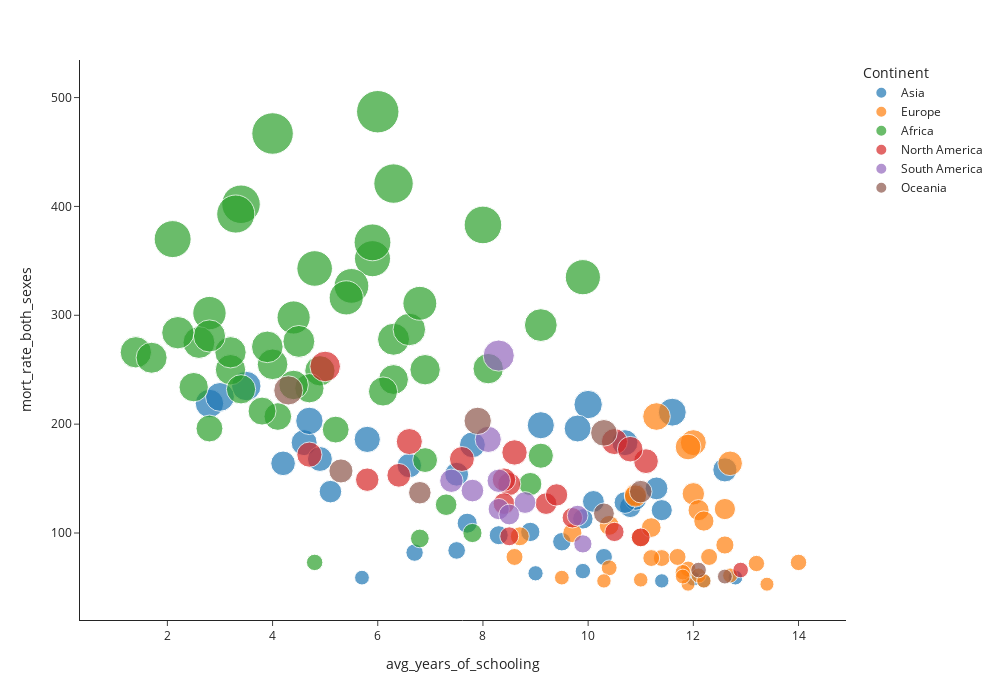

The cell this chart's notebook holds for it:
### Code cell
import plotly.express as px
px.scatter(final_df[final_df['Year']==2013], x='avg_years_of_schooling', y='mort_rate_both_sexes',
           size='mort_rate_both_sexes', size_max=30, color='Continent',
           template='simple_white', width=1000, height=700,hover_name='Country')

### Figure 1 — Plotly figure (JSON) as saved in the notebook; plotly's stock layout.template omitted (floating-point values rounded to 4 significant figures)
{"data": [{"hovertemplate": "<b>%{hovertext}</b><br><br>Continent=Asia<br>avg_years_of_schooling=%{x}<br>mort_rate_both_sexes=%{marker.size}<extra></extra>", "hovertext": ["Afghanistan", "Armenia", "Azerbaijan", "Bahrain", "Bangladesh", "Bhutan", "Cambodia", "China", "Cyprus", "Georgia", "India", "Indonesia", "Iraq", "Israel", "Japan", "Jordan", "Kazakhstan", "Kuwait", "Kyrgyzstan", "Lebanon", "Malaysia", "Maldives", "Mongolia", "Myanmar", "Nepal", "Oman", "Pakistan", "Philippines", "Qatar", "Saudi Arabia", "Singapore", "Sri Lanka", "Tajikistan", "Thailand", "Turkey", "Turkmenistan", "United Arab Emirates", "Uzbekistan", "Yemen"], "legendgroup": "Asia", "marker": {"color": "#1F77B4", "size": [235, 121, 124, 63, 138, 219, 183, 84, 58, 158, 186, 181, 162, 59, 56, 113, 211, 82, 183, 98, 129, 59, 218, 203, 164, 101, 168, 199, 65, 92, 56, 131, 128, 154, 109, 196, 78, 141, 225], "sizemode": "area", "sizeref": 0.5411, "symbol": "circle"}, "mode": "markers", "name": "Asia", "orientation": "v", "showlegend": true, "type": "scatter", "x": [3.5, 11.4, 10.8, 9, 5.1, 2.8, 4.6, 7.5, 12, 12.6, 5.8, 7.8, 6.6, 12.8, 12.2, 9.9, 11.6, 6.7, 10.7, 8.3, 10.1, 5.7, 10, 4.7, 4.2, 8.9, 4.9, 9.1, 9.9, 9.5, 11.4, 10.9, 10.7, 7.5, 7.7, 9.8, 10.3, 11.3, 3], "xaxis": "x", "y": [235, 121, 124, 63, 138, 219, 183, 84, 58, 158, 186, 181, 162, 59, 56, 113, 211, 82, 183, 98, 129, 59, 218, 203, 164, 101, 168, 199, 65, 92, 56, 131, 128, 154, 109, 196, 78, 141, 225], "yaxis": "y"}, {"hovertemplate": "<b>%{hovertext}</b><br><br>Continent=Europe<br>avg_years_of_schooling=%{x}<br>mort_rate_both_sexes=%{marker.size}<extra></extra>", "hovertext": ["Albania", "Austria", "Belarus", "Belgium", "Bosnia and Herzegovina", "Bulgaria", "Croatia", "Czechia", "Denmark", "Estonia", "Finland", "France", "Germany", "Greece", "Hungary", "Iceland", "Ireland", "Italy", "Latvia", "Lithuania", "Luxembourg", "Malta", "Montenegro", "Netherlands", "Norway", "Poland", "Portugal", "Romania", "Serbia", "Slovakia", "Slovenia", "Spain", "Sweden", "Switzerland", "Ukraine"], "legendgroup": "Europe", "marker": {"color": "#FF7F0E", "size": [100, 67, 183, 77, 97, 135, 96, 89, 72, 122, 78, 77, 73, 68, 136, 53, 64, 56, 164, 179, 60, 57, 105, 61, 61, 121, 78, 134, 107, 111, 78, 59, 56, 53, 207], "sizemode": "area", "sizeref": 0.5411, "symbol": "circle"}, "mode": "markers", "name": "Europe", "orientation": "v", "showlegend": true, "type": "scatter", "x": [9.7, 11.9, 12, 11.4, 8.7, 10.9, 11, 12.6, 13.2, 12.6, 12.3, 11.2, 14, 10.4, 12, 11.9, 11.8, 10.3, 12.7, 11.9, 11.8, 11, 11.2, 12.1, 12.7, 12.1, 8.6, 10.9, 10.4, 12.2, 11.7, 9.5, 12.2, 13.4, 11.3], "xaxis": "x", "y": [100, 67, 183, 77, 97, 135, 96, 89, 72, 122, 78, 77, 73, 68, 136, 53, 64, 56, 164, 179, 60, 57, 105, 61, 61, 121, 78, 134, 107, 111, 78, 59, 56, 53, 207], "yaxis": "y"}, {"hovertemplate": "<b>%{hovertext}</b><br><br>Continent=Africa<br>avg_years_of_schooling=%{x}<br>mort_rate_both_sexes=%{marker.size}<extra></extra>", "hovertext": ["Algeria", "Angola", "Benin", "Botswana", "Burkina Faso", "Burundi", "Cameroon", "Central African Republic", "Chad", "Comoros", "Congo", "Djibouti", "Egypt", "Equatorial Guinea", "Eritrea", "Eswatini", "Ethiopia", "Gabon", "Gambia", "Ghana", "Guinea", "Guinea-Bissau", "Kenya", "Lesotho", "Liberia", "Libya", "Madagascar", "Malawi", "Mali", "Mauritania", "Mauritius", "Morocco", "Mozambique", "Namibia", "Niger", "Nigeria", "Rwanda", "Sao Tome and Principe", "Senegal", "Seychelles", "Sierra Leone", "South Africa", "South Sudan", "Sudan", "Togo", "Tunisia", "Uganda", "Zambia", "Zimbabwe"], "legendgroup": "Africa", "marker": {"color": "#2CA02C", "size": [100, 249, 250, 291, 266, 302, 352, 467, 370, 233, 278, 255, 167, 327, 271, 421, 234, 251, 266, 250, 275, 281, 241, 487, 236, 126, 230, 298, 284, 207, 145, 73, 402, 287, 261, 367, 212, 195, 196, 171, 393, 335, 343, 232, 276, 95, 316, 311, 383], "sizemode": "area", "sizeref": 0.5411, "symbol": "circle"}, "mode": "markers", "name": "Africa", "orientation": "v", "showlegend": true, "type": "scatter", "x": [7.8, 4.9, 3.2, 9.1, 1.4, 2.8, 5.9, 4, 2.1, 4.7, 6.3, 4, 6.9, 5.5, 3.9, 6.3, 2.5, 8.1, 3.2, 6.9, 2.6, 2.8, 6.3, 6, 4.4, 7.3, 6.1, 4.4, 2.2, 4.1, 8.9, 4.8, 3.4, 6.6, 1.7, 5.9, 3.8, 5.2, 2.8, 9.1, 3.3, 9.9, 4.8, 3.4, 4.5, 6.8, 5.4, 6.8, 8], "xaxis": "x", "y": [100, 249, 250, 291, 266, 302, 352, 467, 370, 233, 278, 255, 167, 327, 271, 421, 234, 251, 266, 250, 275, 281, 241, 487, 236, 126, 230, 298, 284, 207, 145, 73, 402, 287, 261, 367, 212, 195, 196, 171, 393, 335, 343, 232, 276, 95, 316, 311, 383], "yaxis": "y"}, {"hovertemplate": "<b>%{hovertext}</b><br><br>Continent=North America<br>avg_years_of_schooling=%{x}<br>mort_rate_both_sexes=%{marker.size}<extra></extra>", "hovertext": ["Antigua and Barbuda", "Bahamas", "Barbados", "Belize", "Canada", "Costa Rica", "Cuba", "Dominican Republic", "El Salvador", "Grenada", "Guatemala", "Haiti", "Honduras", "Jamaica", "Mexico", "Nicaragua", "Panama", "Saint Lucia", "Saint Vincent and the Grenadines", "Trinidad and Tobago"], "legendgroup": "North America", "marker": {"color": "#D62728", "size": [127, 166, 101, 184, 66, 97, 96, 168, 184, 145, 172, 253, 149, 135, 127, 153, 114, 149, 174, 177], "sizemode": "area", "sizeref": 0.5411, "symbol": "circle"}, "mode": "markers", "name": "North America", "orientation": "v", "showlegend": true, "type": "scatter", "x": [9.2, 11.1, 10.5, 10.5, 12.9, 8.5, 11, 7.6, 6.6, 8.5, 4.7, 5, 5.8, 9.4, 8.4, 6.4, 9.7, 8.4, 8.6, 10.8], "xaxis": "x", "y": [127, 166, 101, 184, 66, 97, 96, 168, 184, 145, 172, 253, 149, 135, 127, 153, 114, 149, 174, 177], "yaxis": "y"}, {"hovertemplate": "<b>%{hovertext}</b><br><br>Continent=South America<br>avg_years_of_schooling=%{x}<br>mort_rate_both_sexes=%{marker.size}<extra></extra>", "hovertext": ["Argentina", "Brazil", "Chile", "Colombia", "Ecuador", "Guyana", "Paraguay", "Peru", "Suriname", "Uruguay"], "legendgroup": "South America", "marker": {"color": "#9467BD", "size": [116, 148, 90, 139, 122, 263, 148, 128, 186, 117], "sizemode": "area", "sizeref": 0.5411, "symbol": "circle"}, "mode": "markers", "name": "South America", "orientation": "v", "showlegend": true, "type": "scatter", "x": [9.8, 7.4, 9.9, 7.8, 8.3, 8.3, 8.3, 8.8, 8.1, 8.5], "xaxis": "x", "y": [116, 148, 90, 139, 122, 263, 148, 128, 186, 117], "yaxis": "y"}, {"hovertemplate": "<b>%{hovertext}</b><br><br>Continent=Oceania<br>avg_years_of_schooling=%{x}<br>mort_rate_both_sexes=%{marker.size}<extra></extra>", "hovertext": ["Australia", "Fiji", "Kiribati", "New Zealand", "Papua New Guinea", "Samoa", "Solomon Islands", "Tonga", "Vanuatu"], "legendgroup": "Oceania", "marker": {"color": "#8C564B", "size": [60, 192, 203, 66, 231, 118, 157, 138, 137], "sizemode": "area", "sizeref": 0.5411, "symbol": "circle"}, "mode": "markers", "name": "Oceania", "orientation": "v", "showlegend": true, "type": "scatter", "x": [12.6, 10.3, 7.9, 12.1, 4.3, 10.3, 5.3, 11, 6.8], "xaxis": "x", "y": [60, 192, 203, 66, 231, 118, 157, 138, 137], "yaxis": "y"}], "layout": {"height": 700, "legend": {"itemsizing": "constant", "title": {"text": "Continent"}, "tracegroupgap": 0}, "margin": {"t": 60}, "width": 1000, "xaxis": {"anchor": "y", "domain": [0, 1], "title": {"text": "avg_years_of_schooling"}}, "yaxis": {"anchor": "x", "domain": [0, 1], "title": {"text": "mort_rate_both_sexes"}}}}
